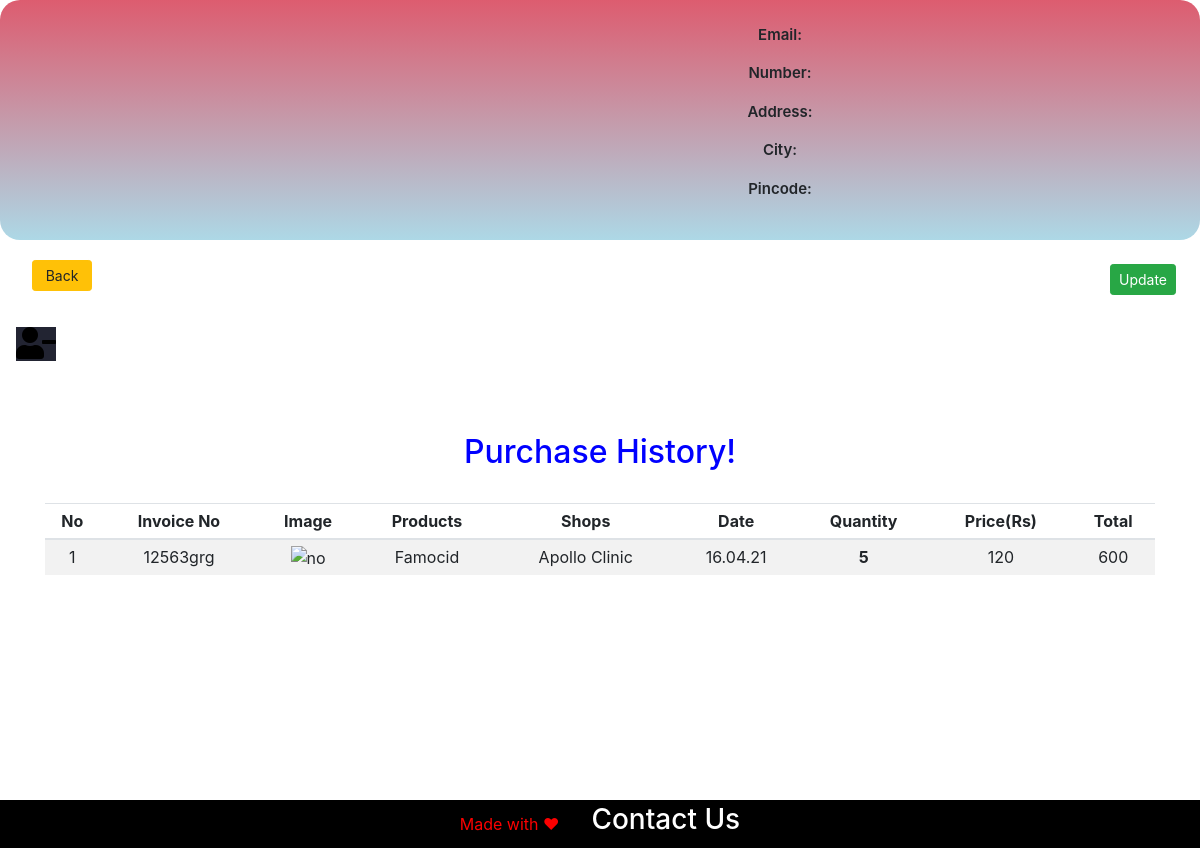
/main/4/account (signed in), run on an earlier commit of the app's database.
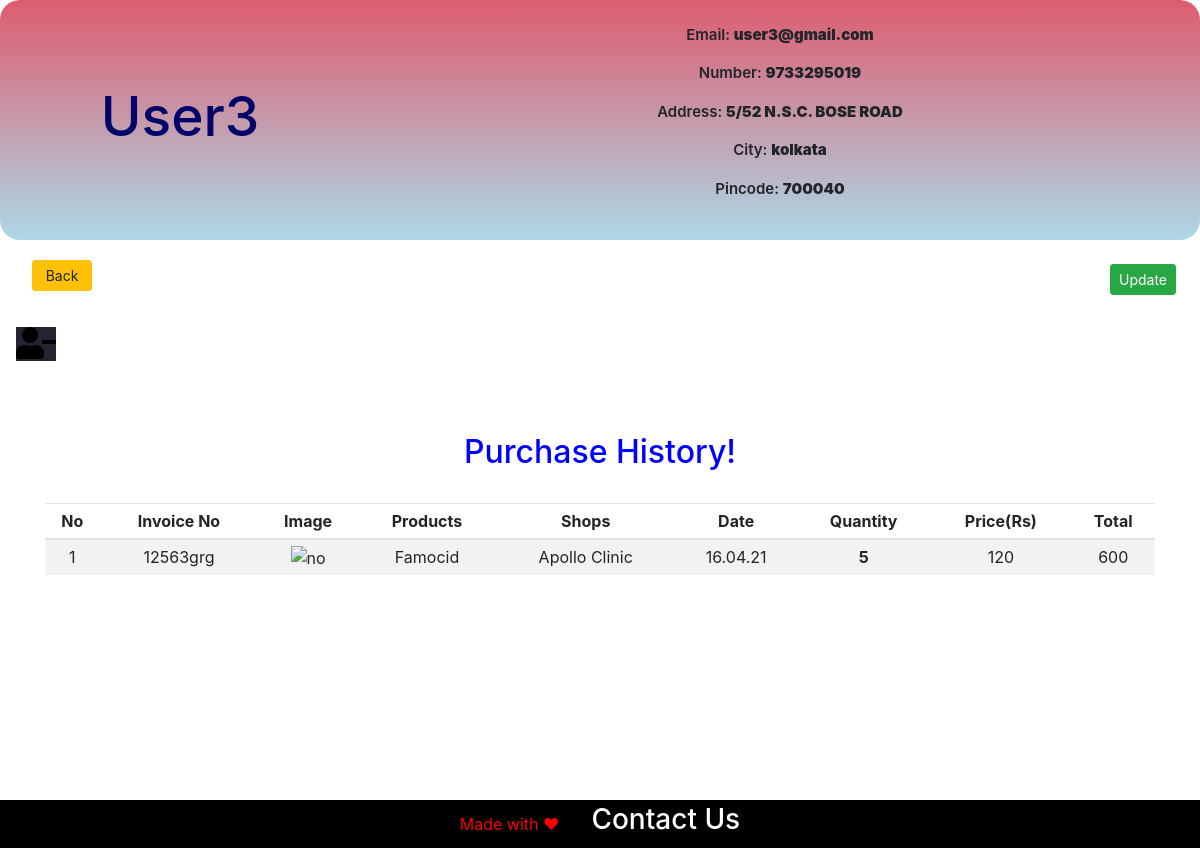
And on a later commit of the database.
### doormed/models.py (models this page shows, shortened)
class Register_user(db.Model, UserMixin):
    id = db.Column(db.Integer, primary_key=True)
    name = db.Column(db.String(80), unique=False, nullable=False)
    email = db.Column(db.String(120), unique=True, nullable=False)
    address = db.Column(db.String(120),  nullable=False)
    city = db.Column(db.String(80), unique=False, nullable=False)
    pincode = db.Column(db.String(10), unique=False, nullable=False)
    number = db.Column(db.String(80), unique=True, nullable=False)
    password = db.Column(db.String(120), unique=False, nullable=False)
    cartitems1 = db.relationship('CartItem', backref='Customer')

### doormed/customers/routes.py (the view)
@app.route('/main/<int:id>/account', methods= ['GET', 'POST'])
@login_required
def account(id):
    user = Register_user.query.filter_by(id = id).first()
    return render_template('customers/account.html', user = user)

### doormed/models.py (called while the page is built)
@login_seller.user_loader
def load_user(seller_id):
    return Register_seller.query.get(seller_id)

### doormed/templates/customers/account.html (shortened to what this page needs)
{% extends 'base.html' %}
{% block header %}
    <link rel="stylesheet" href="{{url_for('static', filename = 'css/index.css')}}">
    {% endblock %}
{% block content %}
    <div class="content">
        <div class="head">
            <div class="bio">
                <div class="name">
                <h2>{{user.name}}</h2>
                </div>
                <div class="intro">
                <p>Email: <b>{{user.email}}</b></p>
                <p>Number: <b>{{user.number}}</b></p>
                <p>Address: <b>{{user.address}}</b></p>
                <p>City: <b>{{user.city}}</b></p>
                <p>Pincode: <b>{{user.pincode}}</b></p>
                </div>
            </div>
        </div>
        <input class="btn btn-sm btn-warning" action="action" onclick="window.history.go(-1); return false;" type="submit" value="Back" style="width: 5%; margin-left: 2rem;"/>
        <a class="btn btn-sm btn-success float-right m-4" id="button">Update</a>
        <form method="POST" action="/main/{{user.id}}/account/delete">
            <button style="background-color: #222432; border: none;"> <i class="fas fa-user-minus fa-2x" id="out"></i></button>
            </form>
        <div class="main">
            <div class="container">
                <h2 style="color: blue; padding: 1.5rem; text-align: center;">Purchase History!</h2>
                <table class="table table-sm table-condensed table-striped table-hover" style="text-align: center";>
                    <thead>
                        <th>No</th>
                        <th>Invoice No</th>
                        <th>Image</th>
                        <th>Products</th>
                        <th>Shops</th>
                        <th>Date</th>
                        <th>Quantity</th>
                        <th>Price(Rs)</th>
                        <th>Total</th>
                    </thead>
                    <tbody>
                      <tr>
                          <td>1</td>
                       <td>12563grg</td>
                          <td><img src="" alt="no" width="40" height="30"></td>
                          <td>Famocid</td>
                          <td>Apollo Clinic</td>
                          <td>16.04.21</td>
                          <th>5</th>
                          <td>120</td>
                          <td>600</td>
                      </tr>
                    </tbody>
                </table>
            </div>
      </div>
        </div>
        <footer style="background-color: rgb(0, 0, 0); color: rgb(252, 0, 0); padding: 0.2rem; display: flex; flex-direction: row; align-items: center; justify-content: center;">Made with &#x2764
            <h3><a href="/contact" style="color: white; margin-left: 2rem;">Contact Us</a></h3>
             </footer>
{% endblock %}

What changed in the data, as far as the page shows it:
added Register_user: name "User3", email "user3@gmail.com", number "9733295019", address "5/52 N.S.C. BOSE ROAD", city "kolkata", pincode "700040"
